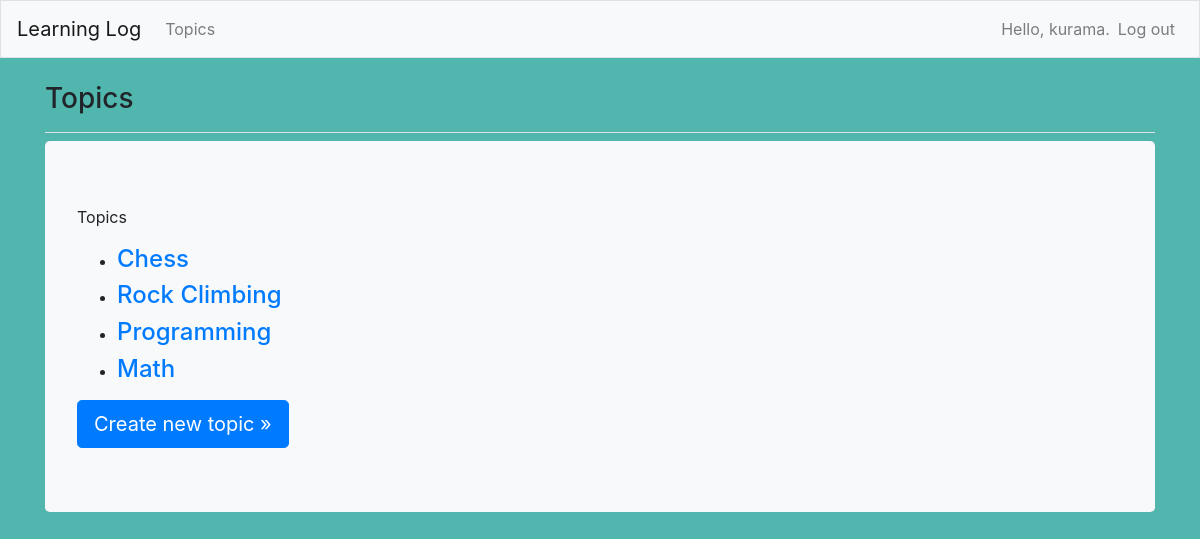
The app's page /topics (signed in), older data.
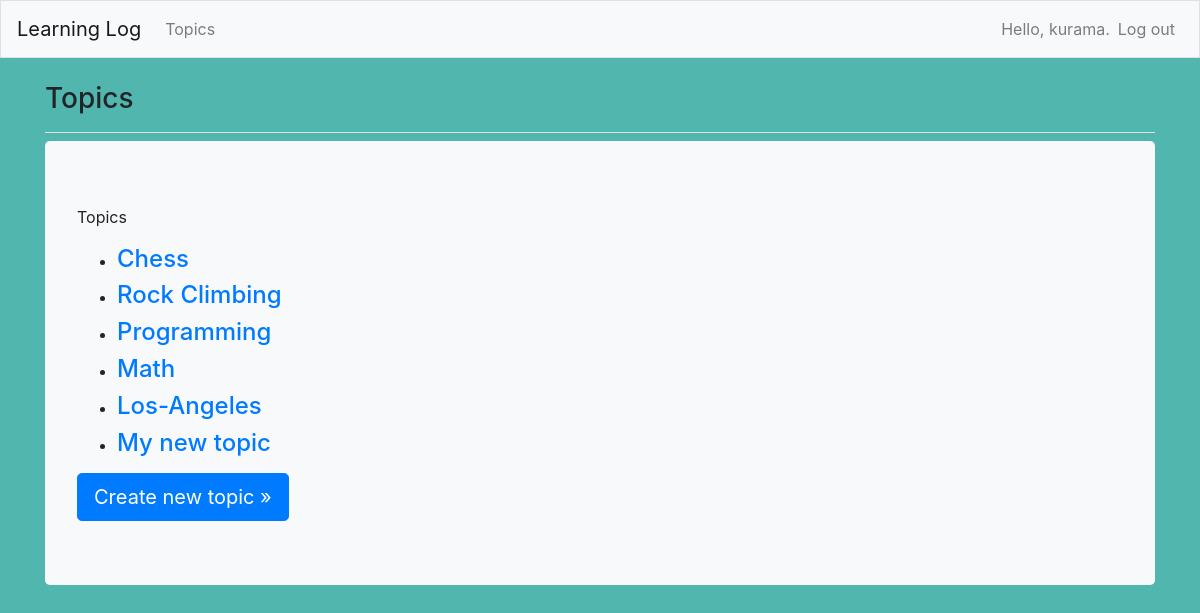
The same page, newer data.
### learning_logs/models.py (models this page shows)
class Topic(models.Model):
    text = models.CharField(max_length=200)
    date_added = models.DateTimeField(auto_now_add=True)
    owner = models.ForeignKey(User, on_delete=models.CASCADE)
    def __str__(self):
        return self.text

### learning_logs/views.py (the view)
# urls.py: path("topics", views.topics, name="topics"),
@login_required
def topics(request):
    topics = Topic.objects.filter(owner=request.user).order_by("date_added")
    context = {"topics": topics}
    return render(request, 'learning_logs/topics.html', context)

### learning_logs/templates/learning_logs/topics.html
{% extends 'learning_logs/base.html' %}
{% block page_header %}
    <h3>Topics</h3>
{% endblock page_header %}
{% block content %}
    <p>Topics</p>
    <ul>
      {% for topic in topics %}
        <li><h4>
        <a href=" {% url 'learning_logs:topic' topic.id %}">{{ topic }}</a>
        </h4></li>
      {% empty %}
        <li><h4>No topics have been added yet.</h4></li>
      {% endfor %}
    </ul>
    <a class="btn btn-lg btn-primary" href="{% url 'learning_logs:new_topic' %}"
        role="button">Create new topic &raquo;</a>
{% endblock content %}

### learning_logs/templates/learning_logs/base.html (shortened to what this page needs)
{% load static %}
{% load bootstrap4 %}
<!doctype html>
<html lang="en">
  <head>
    {% bootstrap_css %}
  </head>
  <body>
    <nav class="navbar navbar-expand-md navbar-light bg-light mb-4 border">
      <a class="navbar-brand" href="{% url 'learning_logs:index' %}">Learning Log</a>
      <div class="collapse navbar-collapse" id="navbarCollapse">
        <ul class="navbar-nav mr-auto">
          <li class="nav-item">
            <a class="nav-link" href="{% url 'learning_logs:topics' %}">Topics</a>
          </li>
        </ul>
        <ul class="navbar-nav ml-auto">
          {% if user.is_authenticated %}
            <li class="nav-item">
              <span class="navbar-text">Hello, {{user.username}}.</span>
            </li>
            <li class="nav-item">
              <a class="nav-link" href="{% url 'users:mylogout' %}">Log out</a>
            </li>
          {% endif %}
        </ul>
      </div>
    </nav>
    <main role="main" class="container">
      <div class="pb-2 mb-2 border-bottom">
        {% block page_header %}{% endblock page_header %}
      </div>
      <div class="jumbotron bg-light" >
        {% block content %}{% endblock content %}
      </div>
    </main>
  </body>
</html>
  <link rel="stylesheet" type="text/css" href="{% static 'stylesheets/my_base.css' %}">

### learning_logs/static/stylesheets/my_base.css (style rules this page uses)
body { background-color: rgb(81, 182, 173); }

Row changes from the older to the newer data that the page shows:
added Topic: text "Los-Angeles"
added Topic: text "My new topic"
